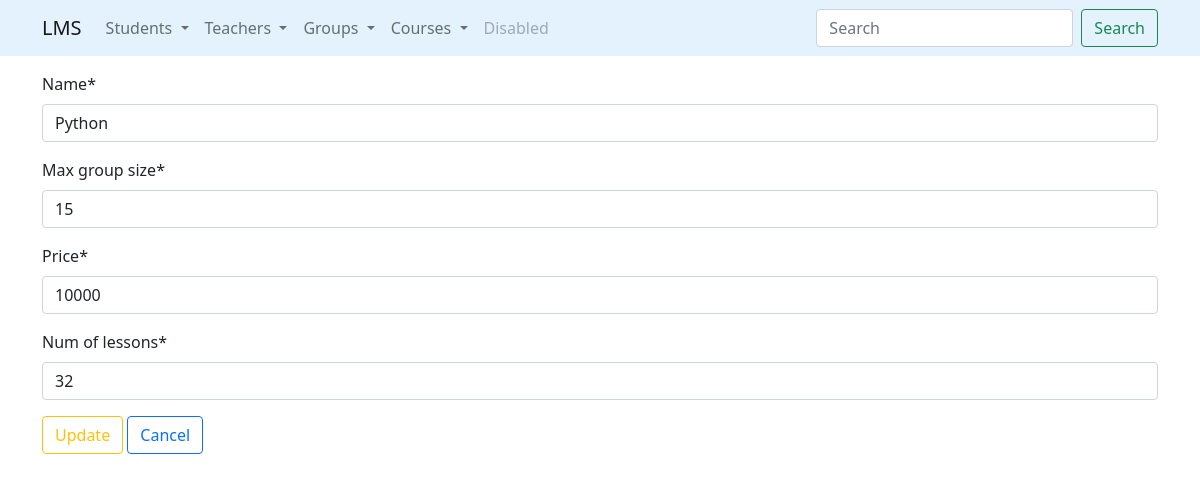
The page /courses/update/1/ on the database its author committed.
### courses/models.py (models this page shows, shortened)
class Course(models.Model):
    name = models.CharField(
        max_length=100,
        validators=[MinLengthValidator(2)]
    )
    max_group_size = models.IntegerField()
    price = models.IntegerField()
    num_of_lessons = models.IntegerField()

### courses/views.py (the view)
# urls.py: path('update/<int:pk>/', update_course, name='update'),
def update_course(request, pk):
    course = get_object_or_404(Course, id=pk)
    if request.method == 'GET':
        form = CourseUpdateForm(instance=course)
    elif request.method == 'POST':
        form = CourseUpdateForm(data=request.POST, instance=course)
        if form.is_valid():
            form.save()
            return HttpResponseRedirect(reverse('courses:list'))
    return render(
        request=request,
        template_name='courses/update.html',
        context={
            'form': form
        }
    )

### courses/forms.py
class CourseUpdateForm(forms.ModelForm):
    class Meta:
        model = Course
        fields = '__all__'

### courses/templates/courses/update.html (shortened to what this page needs)
{% extends 'base.html' %}
{% load crispy_forms_tags %}
{% block content %}
    <form method="post">
        {{ form | crispy }}
        <input class="btn btn-outline-warning" type="submit" value="Update">
        <a class="btn btn-outline-primary" href="{% url 'courses:list' %}">Cancel</a>
    </form>
{% endblock %}

### rows shown on the page
Course: name "Python", max_group_size "15", price "10000", num_of_lessons "32"
